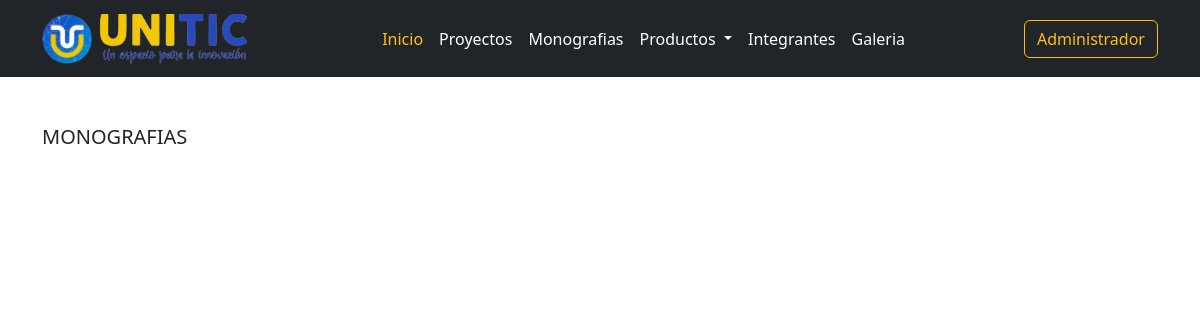
The app's page /monografias.php, older data.
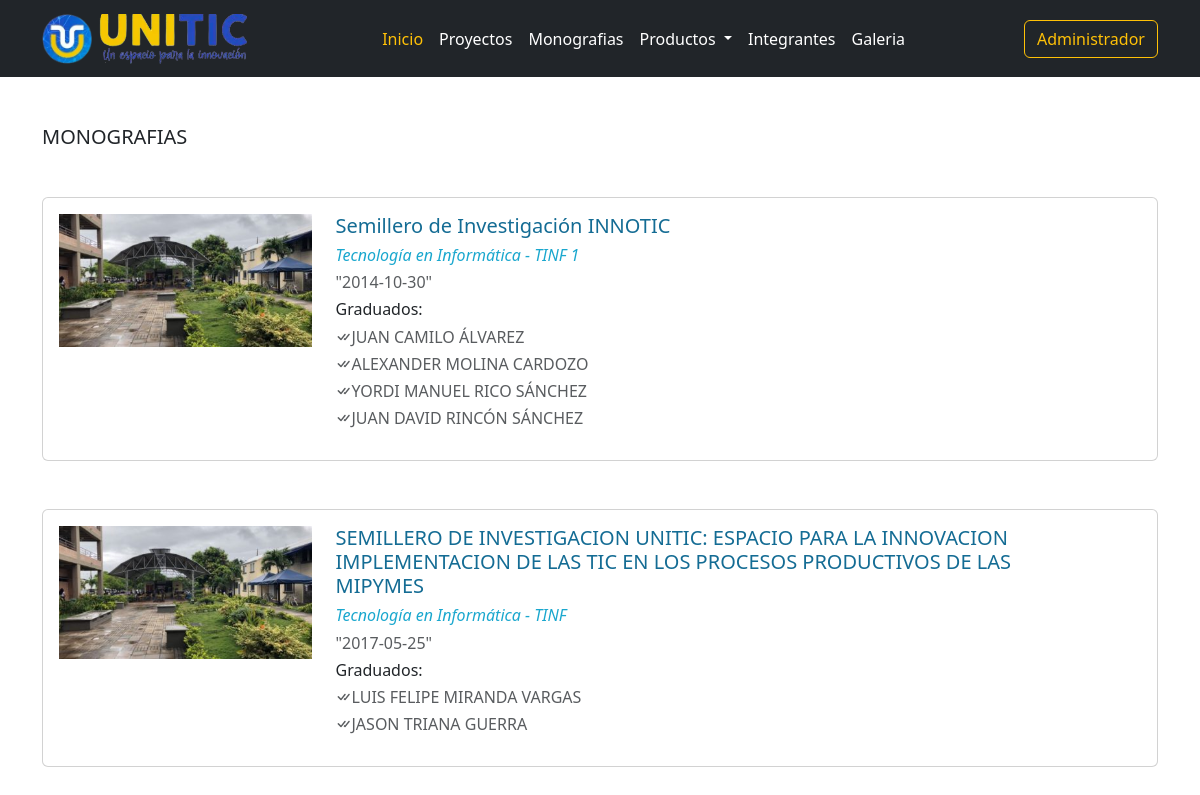
The same page, newer data.
### tables this page shows
CREATE TABLE `portafolios` (
  `id` int(11) NOT NULL,
  `titulo` varchar(250) NOT NULL,
  `programa` varchar(150) DEFAULT NULL,
  `evento` varchar(150) DEFAULT NULL,
  `fecha` date NOT NULL,
  `ciudad` varchar(100) DEFAULT NULL,
  `descripcion` text DEFAULT NULL,
  `archivo` varchar(250) NOT NULL,
  `imagen` varchar(100) NOT NULL,
  `tipo_trabajo` int(11) NOT NULL,
  `created_at` timestamp NOT NULL DEFAULT current_timestamp(),
  `updated_at` timestamp NOT NULL DEFAULT current_timestamp() ON UPDATE current_timestamp()
);

CREATE TABLE `portafolios_has_integrantes` (
  `id` int(11) NOT NULL,
  `portafolio_id` int(11) NOT NULL,
  `integrantes` varchar(100) NOT NULL
);

### clases/Monografias.php (called while the page is built, shortened)
<?php
class Monografias extends Conexion
{
    public function obtenerMonografias()
    {
        $conexion = $this->obtenerConexion();
        $sql = "SELECT * FROM portafolios where tipo_trabajo = 2";
        $result = mysqli_query($conexion, $sql);
        $monografias = array();
        while ($row = mysqli_fetch_assoc($result)) {
            $monografias[] = $row;
        }
        return $monografias;
    }
    public function obtenerIntegrantes(){
        $conexion = $this->obtenerConexion();
        $sql = "SELECT *
        FROM portafolios_has_integrantes pi
        INNER JOIN portafolios p ON (pi.portafolio_id = p.id)";
        $result = mysqli_query($conexion, $sql);
        $integrantes = array();
        while ($row = mysqli_fetch_assoc($result)) {
            $integrantes[] = $row;
        }
        return $integrantes;
    }
}

### public/monografias.php (the view, shortened to what this page needs)
<!doctype html>
<html lang="en">
<head>
  <link href="https://cdn.jsdelivr.net/npm/bootstrap@5.2.1/dist/css/bootstrap.min.css" rel="stylesheet">
  <link rel="stylesheet" href="https://cdn.jsdelivr.net/npm/bootstrap-icons@1.10.4/font/bootstrap-icons.css">
  <link rel="stylesheet" href="https://use.fontawesome.com/releases/v5.15.4/css/all.css">
</head>
<body>
  <?php
  include('../templates/navbarSecciones.php');
  include_once('../clases/Monografias.php');
  $Monografias = new Monografias();
  $listarMonografias = $Monografias->obtenerMonografias();
  $Integrantes = $Monografias->obtenerIntegrantes();
  ?>
  <h5 class="container my-5">MONOGRAFIAS</h5>
  <?php foreach ($listarMonografias as $monografia) : ?>
    <div class="container my-5">
      <div class="card col-md-12 p-3">
        <div class="row">
          <div class="col-md-3">
            <img width="100%" src="../img/uniminuto.jpg">
          </div>
          <div class="col-md-8">
            <div class="card-block">
              <h6 class="card-title h5" style="color:#146C94"><?php echo $monografia['titulo']; ?></h6>
              <h6 style="color: #19A7CE; font-style: italic;"><?php echo $monografia['programa']; ?></h6>
              <p class="h6 text-dark text-opacity-75">"<?php echo $monografia['fecha']; ?>"</p>
              <p class="h6 text-dark">Graduados:</p>
              <?php foreach ($Integrantes as $integrante) {
                if ($integrante['portafolio_id'] == $monografia['id']) {
                  echo '<p class="h6 text-dark text-opacity-75"><i class="bi bi-check-all"></i>' . $integrante['integrantes'] . '</p>';
                }
              } ?>
            </div>
          </div>
        </div>
      </div>
    </div>
    <?php endforeach; ?>
</body>

Row changes from the older to the newer data that the page shows:
added portafolios: titulo "Semillero de Investigación INNOTIC", programa "Tecnología en Informática - TINF 1", fecha "2014-10-30"
added portafolios_has_integrantes: integrantes "JUAN CAMILO ÁLVAREZ", shown under "Semillero de Investigación INNOTIC"
added portafolios_has_integrantes: integrantes "ALEXANDER MOLINA CARDOZO", shown under "Semillero de Investigación INNOTIC"
added portafolios_has_integrantes: integrantes "YORDI MANUEL RICO SÁNCHEZ", shown under "Semillero de Investigación INNOTIC"
added portafolios_has_integrantes: integrantes "JUAN DAVID RINCÓN SÁNCHEZ", shown under "Semillero de Investigación INNOTIC"
added portafolios: titulo "SEMILLERO DE INVESTIGACION UNITIC: ESPACIO PARA LA INNOVACION IMPLEMENTACION DE LAS TIC EN LOS PROCESOS PRODUCTIVOS DE LAS MIPYMES", programa "Tecnología en Informática - TINF", fecha "2017-05-25"
added portafolios_has_integrantes: integrantes "LUIS FELIPE MIRANDA VARGAS", shown under "Tecnología en Informática - TINF"
added portafolios_has_integrantes: integrantes "JASON TRIANA GUERRA", shown under "Tecnología en Informática - TINF"
